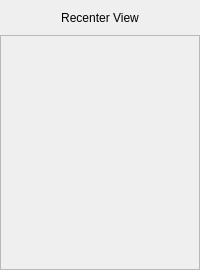
                             <widget class="QFrame" name="frame_recenter_image">
                              <property name="minimumSize">
                               <size>
                                <width>0</width>
                                <height>270</height>
                               </size>
                              </property>
                              <property name="frameShape">
                               <enum>QFrame::NoFrame</enum>
                              </property>
                              <property name="frameShadow">
                               <enum>QFrame::Raised</enum>
                              </property>
                              <layout class="QVBoxLayout" name="verticalLayout_11">
                               <property name="spacing">
                                <number>0</number>
                               </property>
                               <property name="leftMargin">
                                <number>0</number>
                               </property>
                               <property name="topMargin">
                                <number>0</number>
                               </property>
                               <property name="rightMargin">
                                <number>0</number>
                               </property>
                               <property name="bottomMargin">
                                <number>0</number>
                               </property>
                               <item>
                                <widget class="QLabel" name="label_title_recenter">
                                 <property name="minimumSize">
                                  <size>
                                   <width>0</width>
                                   <height>35</height>
                                  </size>
                                 </property>
                                 <property name="maximumSize">
                                  <size>
                                   <width>16777215</width>
                                   <height>35</height>
                                  </size>
                                 </property>
                                 <property name="styleSheet">
                                  <string notr="true"/>
                                 </property>
                                 <property name="frameShape">
                                  <enum>QFrame::NoFrame</enum>
                                 </property>
                                 <property name="text">
                                  <string>Recenter View</string>
                                 </property>
                                 <property name="alignment">
                                  <set>Qt::AlignCenter</set>
                                 </property>
                                </widget>
                               </item>
                               <item>
                                <widget class="QFrame" name="frame_image_recenter">
                                 <property name="minimumSize">
                                  <size>
                                   <width>0</width>
                                   <height>0</height>
                                  </size>
                                 </property>
                                 <property name="maximumSize">
                                  <size>
                                   <width>16777215</width>
                                   <height>280</height>
                                  </size>
                                 </property>
                                 <property name="styleSheet">
                                  <string notr="true"/>
                                 </property>
                                 <property name="frameShape">
                                  <enum>QFrame::StyledPanel</enum>
                                 </property>
                                 <property name="frameShadow">
                                  <enum>QFrame::Raised</enum>
                                 </property>
                                 <layout class="QHBoxLayout" name="horizontalLayout_22">
                                  <property name="spacing">
                                   <number>0</number>
                                  </property>
                                  <property name="leftMargin">
                                   <number>0</number>
                                  </property>
                                  <property name="topMargin">
                                   <number>0</number>
                                  </property>
                                  <property name="rightMargin">
                                   <number>0</number>
                                  </property>
                                  <property name="bottomMargin">
                                   <number>0</number>
                                  </property>
                                  <item>
                                   <widget class="QLabel" name="label_image_recenter">
                                    <property name="maximumSize">
                                     <size>
                                      <width>175</width>
                                      <height>45</height>
                                     </size>
                                    </property>
                                    <property name="frameShape">
                                     <enum>QFrame::NoFrame</enum>
                                    </property>
                                    <property name="text">
                                     <string/>
                                    </property>
                                    <property name="pixmap">
                                     <pixmap>../../../../../../../../../../.designer/icon_2/VLC_Icon.svg</pixmap>
                                    </property>
                                    <property name="scaledContents">
                                     <bool>true</bool>
                                    </property>
                                    <property name="alignment">
                                     <set>Qt::AlignCenter</set>
                                    </property>
                                   </widget>
                                  </item>
                                 </layout>
                                </widget>
                               </item>
                              </layout>
                             </widget>
